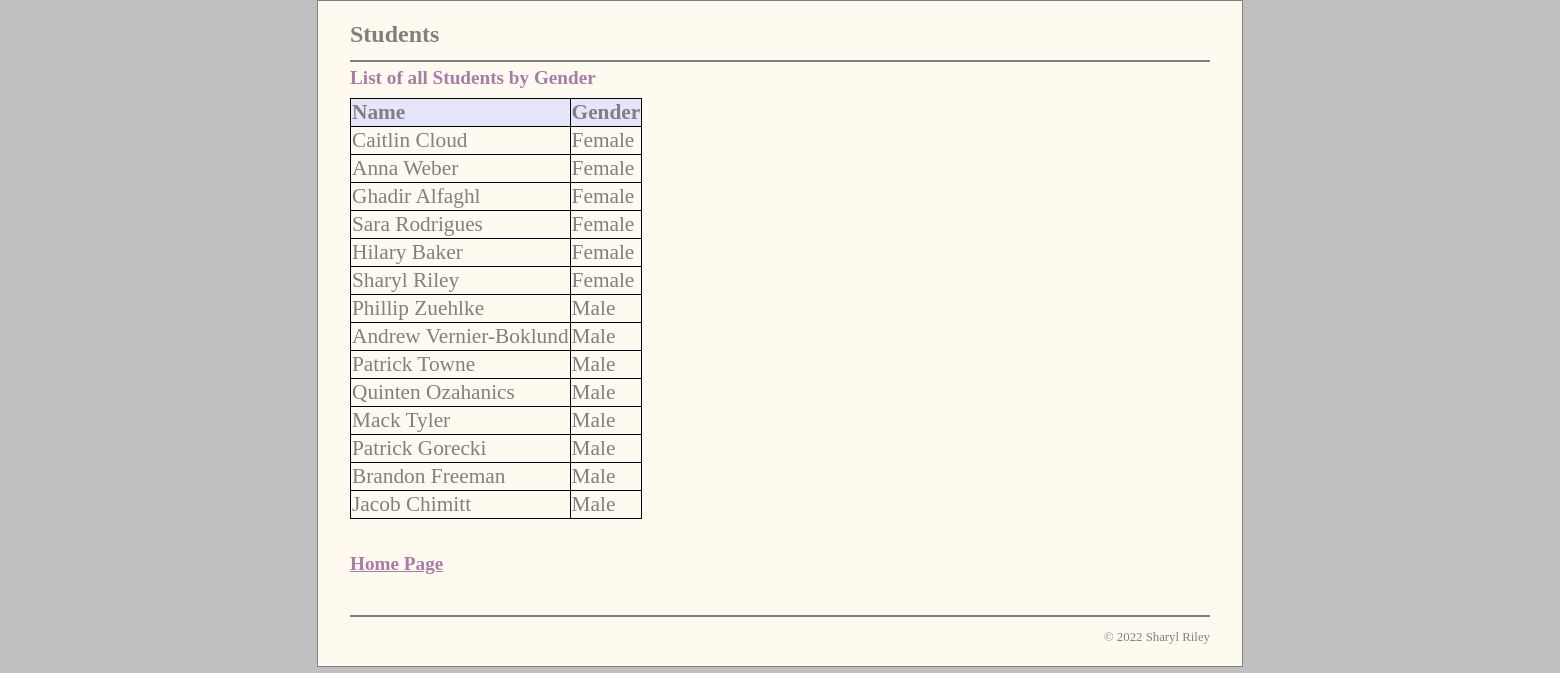
/gender_form.php, run on the app's committed database.
### tables this page shows
CREATE TABLE Student (
  StudentID       INT(11)        NOT NULL   AUTO_INCREMENT,
  Name     VARCHAR(50)   NOT NULL,
  Hometown     VARCHAR(50)   NOT NULL,
  Age int(3) DEFAULT NULL,
  Major     VARCHAR(50)   DEFAULT NULL,
  Gender     VARCHAR(10)   NOT NULL,
  GPA DECIMAL(10,2)  NOT NULL,
  PRIMARY KEY (studentID)
);

### gender_form.php (the view, shortened to what this page needs)
<?php
    require_once('database.php');
    $queryAllStudents = 'SELECT * FROM Student
              ORDER BY Gender';
    $statement2 = $db->prepare($queryAllStudents);
    $statement2->execute();
    $studentList = $statement2->fetchAll();
?>
<!DOCTYPE html>
<html>
<head>
    <link rel="stylesheet" type="text/css" href="main.css">
</head>
<body>
    <header><h1>Students</h1></header>
    <main>
        <section>
            <h2>List of all Students by Gender</h2>
            <table>
            <tr>
                    <th>Name</th>
                    <th>Gender</th>
                </tr>
                <?php foreach ($studentList as $student) : ?>
                <tr>
                    <td><?php echo $student['Name']; ?></td>
                    <td><?php echo $student['Gender']; ?></td>
                </tr>
                <?php endforeach; ?>
            </table>
            <br>
            <p><a href="index.php">Home Page</a>
        </section>
    </main>
    <footer>
        <p>&copy; <?php echo date("Y"); ?> Sharyl Riley</p>
    </footer>
</body>
</html>

### main.css (style rules this page uses)
html { background-color: rgb(192, 192, 192); }
body { margin-top: 0; color: gray; font-family: Cambria, Cochin, Georgia, Times, 'Times New Roman', serif; width: 860px; margin: 0 auto; background-color: floralwhite; border: 1px solid gray; padding: .5em 2em; }
header { margin: 0; border-bottom: 2px solid gray; }
header h1 { margin: 0; padding: .5em 0; color: gray; }
main { margin: 0; }
section { float: left; width: 1600px; padding-bottom: 1.5em; }
h1 { font-size: 150%; margin: 0; padding: .5em 0 .25em; }
h2 { font-size: 120%; margin: 0; padding: .25em 0 .5em; }
h1, h2 { color: rgb(169, 124, 166); }
table { border: 1px solid black; border-collapse: collapse; color: gray; font-family: Cambria, Cochin, Georgia, Times, 'Times New Roman', serif; text-align: left; font-size: 16pt; margin-right: auto; }
th { border: 1px solid black; vertical-align: top; text-align: left; background-color: lavender; }
td { border: 1px solid black; vertical-align: top; text-align: left; background-color: floralwhite; }
a { color: rgb(169, 124, 166); font-size: 120%; font-weight: bold; font-family: Cambria, Cochin, Georgia, Times, 'Times New Roman', serif; }
footer { clear: both; margin-top: 1em; border-top: 2px solid gray; }
footer p { text-align: right; font-size: 80%; margin: 1em 0; }

### data on the page
student: Name "Caitlin Cloud", Gender "Female"
student: Name "Anna Weber", Gender "Female"
student: Name "Ghadir Alfaghl", Gender "Female"
student: Name "Sara Rodrigues", Gender "Female"
student: Name "Hilary Baker", Gender "Female"
student: Name "Sharyl Riley", Gender "Female"
student: Name "Phillip Zuehlke", Gender "Male"
student: Name "Andrew Vernier-Boklund", Gender "Male"
student: Name "Patrick Towne", Gender "Male"
student: Name "Quinten Ozahanics", Gender "Male"
student: Name "Mack Tyler", Gender "Male"
student: Name "Patrick Gorecki", Gender "Male"
student: Name "Brandon Freeman", Gender "Male"
student: Name "Jacob Chimitt", Gender "Male"
